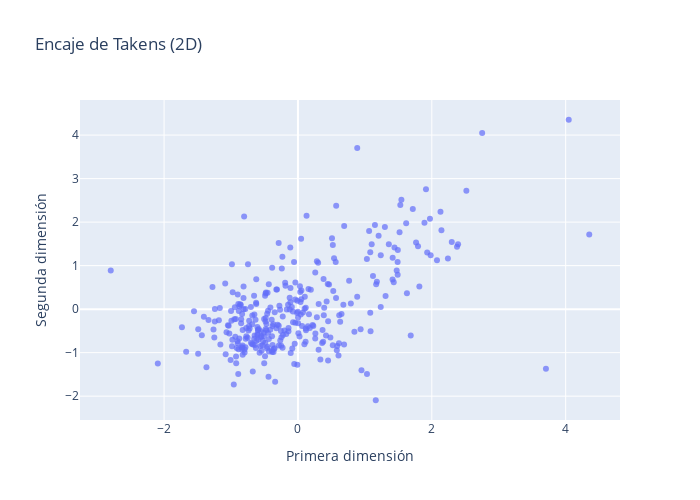

The notebook cell this image was saved under:
### Markdown cell above
## Visualización del Encaje de Takens en 2-D

### Code cell
import plotly.express as px
import pandas as pd

df_embedded = pd.DataFrame(embedded_signal, columns=[f'Dim_{i+1}' for i in range(embedded_signal.shape[1])])

fig = px.scatter(
    df_embedded,
    x='Dim_1',
    y='Dim_2',
    title='Encaje de Takens (2D)',
    labels={'Dim_1': 'Primera dimensión', 'Dim_2': 'Segunda dimensión'},
    opacity=0.7
)
fig.update_layout(width=700, height=500)
fig.show()

### Figure 1 — Plotly figure (JSON) as saved in the notebook; plotly's stock layout.template omitted (floating-point values rounded to 4 significant figures; data arrays with more than 128 entries replaced by an {"elided": "..."} marker saying what was removed)
{"data": [{"hovertemplate": "Primera dimensión=%{x}<br>Segunda dimensión=%{y}<extra></extra>", "legendgroup": "", "marker": {"color": "#636efa", "opacity": 0.7, "symbol": "circle"}, "mode": "markers", "name": "", "orientation": "v", "showlegend": false, "type": "scatter", "x": {"elided": "323 float values"}, "xaxis": "x", "y": {"elided": "323 float values"}, "yaxis": "y"}], "layout": {"height": 500, "legend": {"tracegroupgap": 0}, "title": {"text": "Encaje de Takens (2D)"}, "width": 700, "xaxis": {"anchor": "y", "domain": [0, 1], "title": {"text": "Primera dimensión"}}, "yaxis": {"anchor": "x", "domain": [0, 1], "title": {"text": "Segunda dimensión"}}}}
